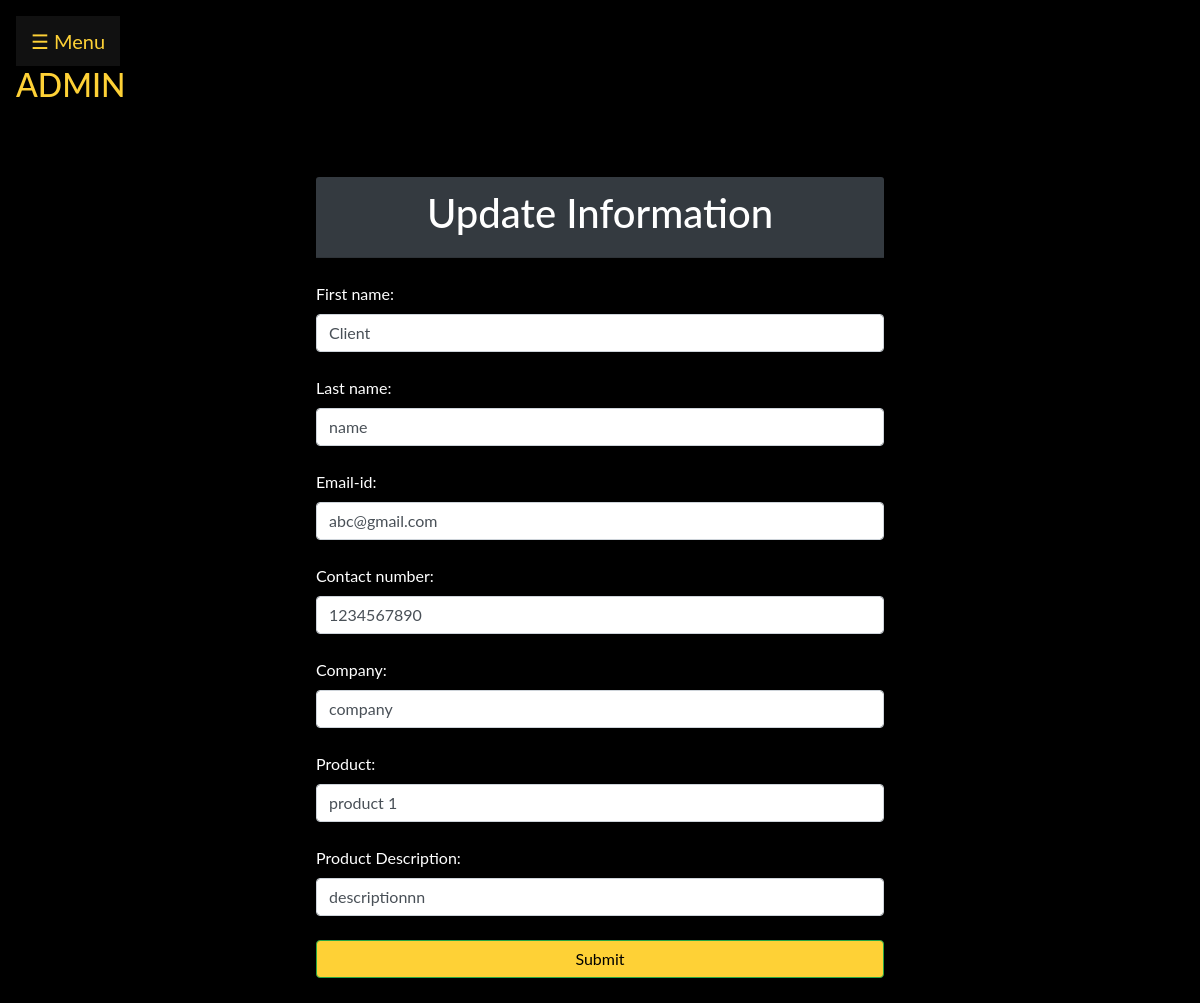
The page /admin/update_client.php?id=2 (signed in) on the database its author committed.
### tables this page shows
CREATE TABLE `client_info` (
  `id` int(11) NOT NULL,
  `firstname` varchar(255) NOT NULL,
  `lastname` varchar(255) NOT NULL,
  `emailid` varchar(255) NOT NULL,
  `contact_number` varchar(255) NOT NULL,
  `company` varchar(255) NOT NULL,
  `product` varchar(255) NOT NULL,
  `product_description` varchar(255) NOT NULL
);

### admin/update_client.php (the view, shortened to what this page needs)
<?php
$con = OpenCon();
$id = $_GET['id'];
 $sql = "SELECT * FROM `client_info` WHERE id = '$id'";
$result = mysqli_query($con, $sql);
while($res = mysqli_fetch_assoc($result)){
	$firstname = $res['firstname'];
	$lastname = $res['lastname'];
	$email = $res['emailid'];
	$contact = $res['contact_number'];
	$company = $res['company'];
	$product = $res['product'];
	$product_description = $res['product_description'];
}
?>
<!DOCTYPE html>
<html>
<head>
  <link rel="stylesheet" href="https://maxcdn.bootstrapcdn.com/bootstrap/4.0.0/css/bootstrap.min.css">
</head>
<body style="background-color: black;">
<?php include('bar.php'); ?>
 <div class="col-lg-6 m-auto">
 <form method="post" >
 <br><br><div class="card" style="background-color: black; color: white;">
 <div class="card-header bg-dark">
 <h1 class="text-white text-center">  Update Information </h1>
 </div><br>
 <label> First name: </label>
 <input type="text" name="firstname" class="form-control" required value="<?php echo $firstname;?>"> <br>
 <label> Last name: </label>
 <input type="text" name="lastname" class="form-control" required value="<?php echo $lastname;?>"> <br>
 <label> Email-id: </label>
 <input type="text" name="emailid" class="form-control" required value="<?php echo $email;?>"> <br>
 <label> Contact number: </label>
 <input type="numeric" name="contact_number" class="form-control" required value="<?php echo $contact;?>"> <br>
 <label> Company: </label>
 <input type="text" name="company" class="form-control" required value="<?php echo $company;?>"> <br>
 <label> Product: </label>
 <input type="text" name="product" class="form-control" required value="<?php echo $product;?>"> <br>
 <label> Product Description: </label>
 <input type="text" name="product_description" class="form-control" required value="<?php echo $product_description;?>"> <br>
 <button class="btn btn-success" type="submit" name="done" style="background-color: #fed136; color:black;"> Submit </button><br>
 </div>
 </form>
 </div>
</body>
</html>

### admin/bar.php (style rules this page uses)
body { font-family: "Lato", sans-serif; }

### rows shown on the page
client_info: firstname "Client", lastname "name", emailid "abc@gmail.com", contact_number "1234567890", company "company", product "product 1", product_description "descriptionnn"
